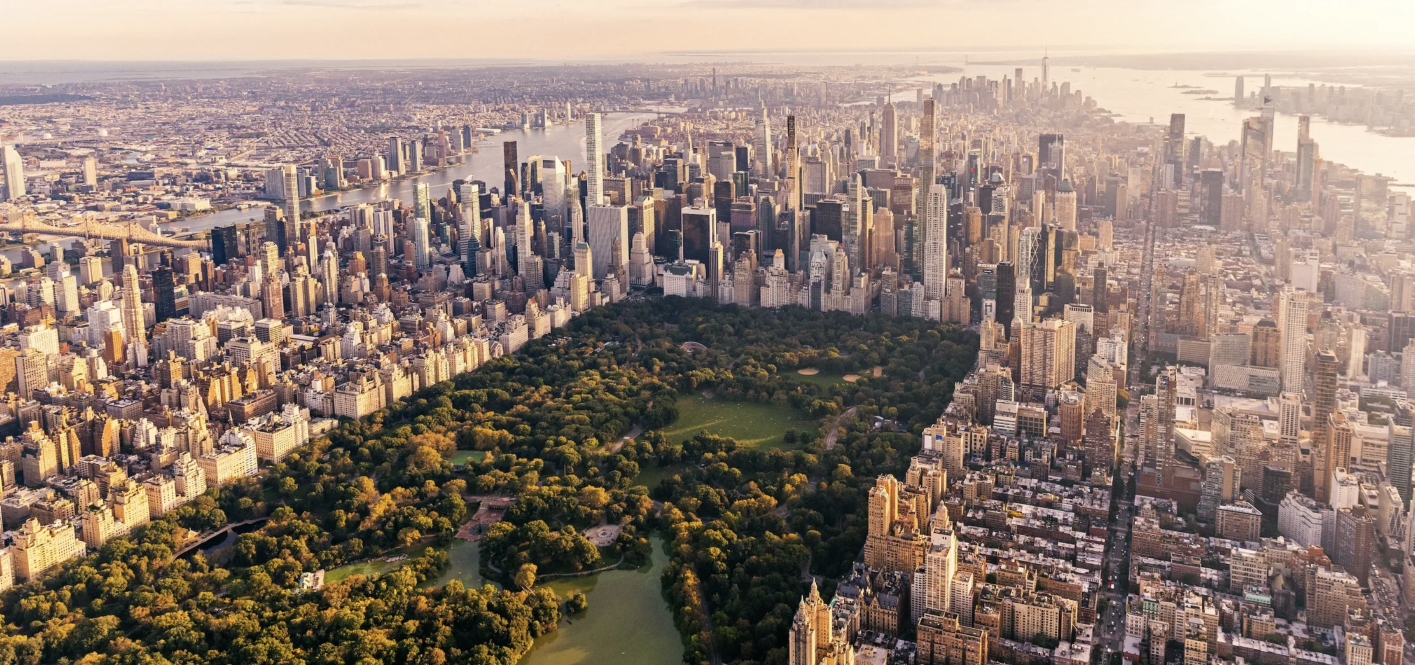
#> input picture CV-5/Lab3/Resources/ny_cp.jpg, 2830 x 1330 px, found by its file name (shown at 1/2 size)
$ python Q3.py
#> lines starting #> are read from the running program, lines starting #| are printed output that depends on the picture
import cv2 as cv

img = cv.resize(cv.imread('Resources\\ny_cp.jpg'), dsize=None, fx=0.35, fy=0.35)
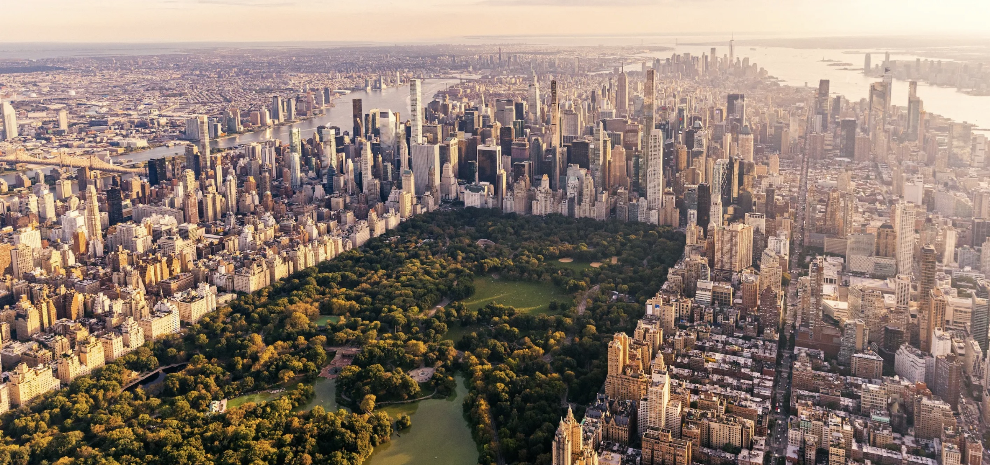
#> img: shape (465, 990, 3); mean B, G, R 112.1, 123.8, 141.9

gaussian = cv.GaussianBlur(img, (7,7), 0)
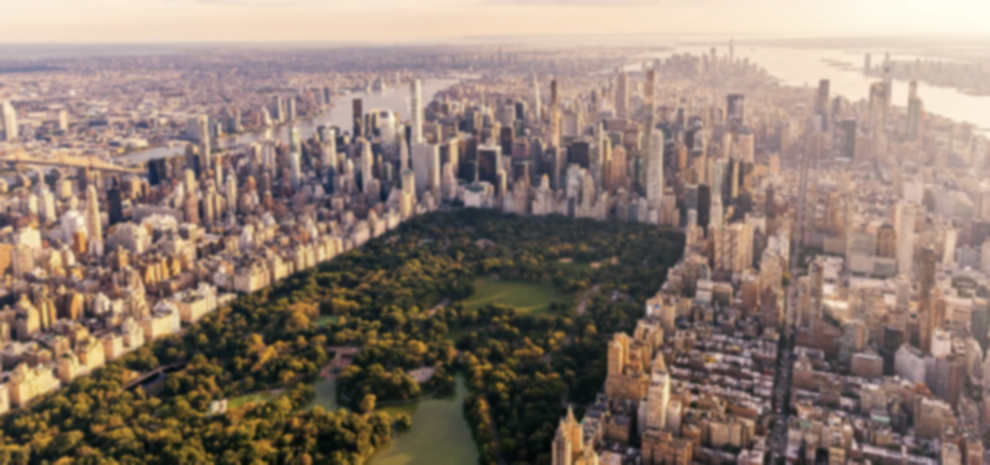
#> gaussian: shape (465, 990, 3); mean B, G, R 112.1, 123.8, 141.9
cv.imshow('Gaussian Blur',gaussian)

average = cv.blur(img, (7,7))
cv.imshow('Box Filter Blur', average)

cv.waitKey(0)

$ run again, with CV-5/Lab3/Resources/dog.jpg copied over CV-5/Lab3/Resources/ny_cp.jpg
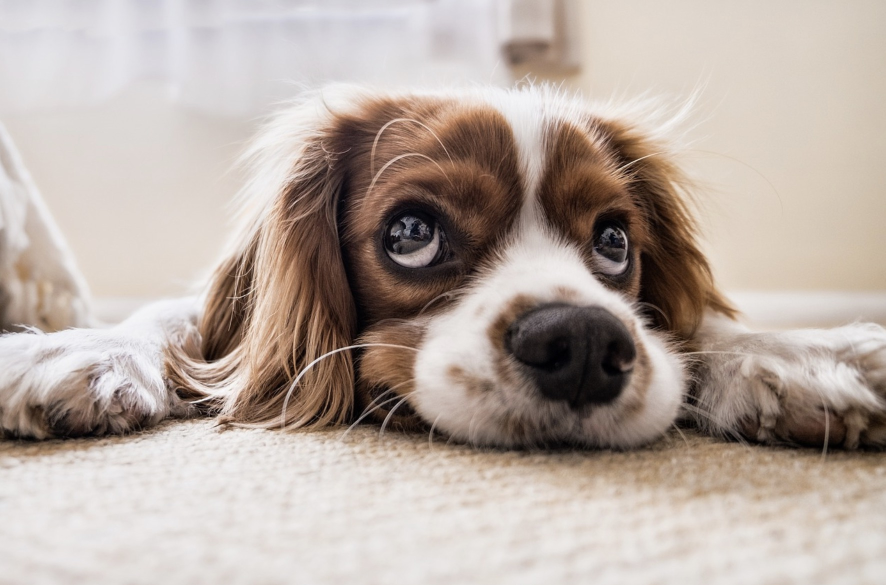
#> input picture CV-5/Lab3/Resources/dog.jpg, 1772 x 1170 px, found by its file name (shown at 1/2 size)
#> `img = cv.resize(cv.imread('Resources\\ny_cp.jpg'), dsize=None, fx=0.35..`:
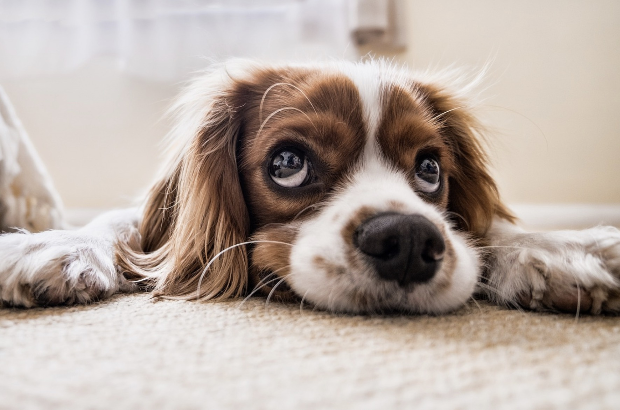
#> img: shape (410, 620, 3); mean B, G, R 162.3, 170.2, 183
#> `average = cv.blur(img, (7,7))`:
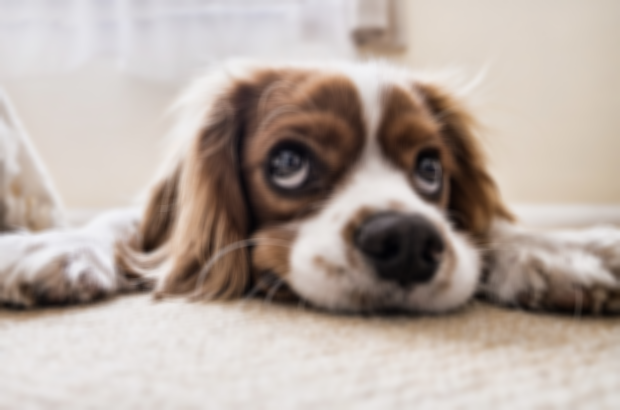
#> average: shape (410, 620, 3); mean B, G, R 162.3, 170.2, 183
